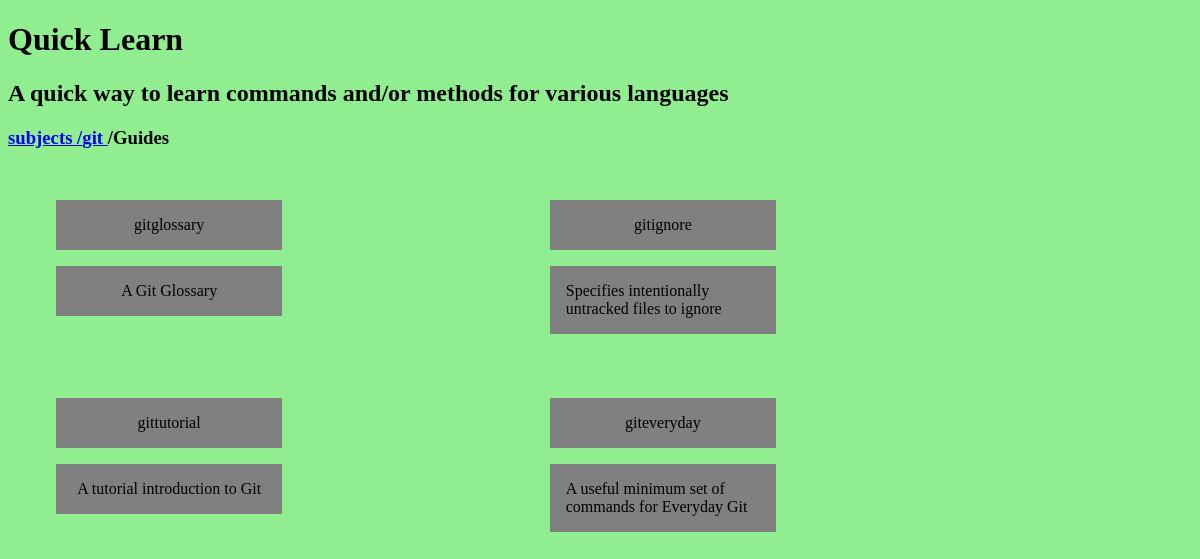
/subjects/git/Guides/, run on the app's committed database.
### indexcards/models.py (models this page shows, shortened)
class Subject(models.Model):
    name = models.CharField(max_length=50)

class SubTopic(models.Model):
    name = models.CharField(max_length=50)
    subject = models.ForeignKey(Subject, on_delete=models.CASCADE)

class Card(models.Model):
    front = models.CharField(max_length=50)
    back = models.CharField(max_length=100)
    subTopic = models.ForeignKey(SubTopic, on_delete=models.CASCADE)

### indexcards/views.py (the view)
# urls.py: path('subjects/<name>/<subname>/', views.subtopic_cards, name='subtopic_cards'),
def subtopic_cards(request, name, subname):
    try:
        subject = Subject.objects.get(name=name)
        subtopic = SubTopic.objects.get(name= subname)
        cards = Card.objects.all().filter(subTopic__name = subname)
    except Subject.DoesNotExist:
        raise Http404('SUBJECT NOT FOUND')
    return render(request, 'subtopic_cards.html',{ 'subject': subject, 'subtopic' : subtopic, 'cards': cards})

### indexcards/templates/subtopic_cards.html
{% extends "base.html" %}
{% block content%}
  <h3>
    <a href="{% url 'subjects' %}">
      subjects
    </a>
    <a href="{% url 'subject_subtopics' subject.name%} ">
      &#47;{{subject.name}}
    </a>
    <span>&#47;{{subtopic.name}}</span>
  </h3>
<div class="cards">
  {% for card in cards%}
    <div class="card-grid">
      <div class="front">
        {{card.front}}
      </div>
      <div class="back">
        {{card.back}}
      </div>
    </div>
  {% endfor %}
</div>
{% endblock %}

### static/styles.css (style rules this page uses)
html { -webkit-box-sizing: border-box; -moz-box-sizing: border-box; box-sizing: border-box; }
*, *:before, *:after { -webkit-box-sizing: inherit; -moz-box-sizing: inherit; box-sizing: inherit; }
body { background-color: lightgreen; }
.cards { display: flex; flex-wrap: wrap; width: 100%; margin: 1rem; }
.card-grid { position: relative; flex-wrap: wrap; width: 39%; margin: 1rem; }
.back, .front { width: 49%; display: flex; background-color: grey; align-items: center; justify-content: center; padding: 1rem; margin: 1rem; }

### data on the page
Subject: name "git"
SubTopic: name "Guides"
Card: front "gitglossary", back "A Git Glossary"
Card: front "gitignore", back "Specifies intentionally untracked files to ignore"
Card: front "gittutorial", back "A tutorial introduction to Git"
Card: front "giteveryday", back "A useful minimum set of commands for Everyday Git"
